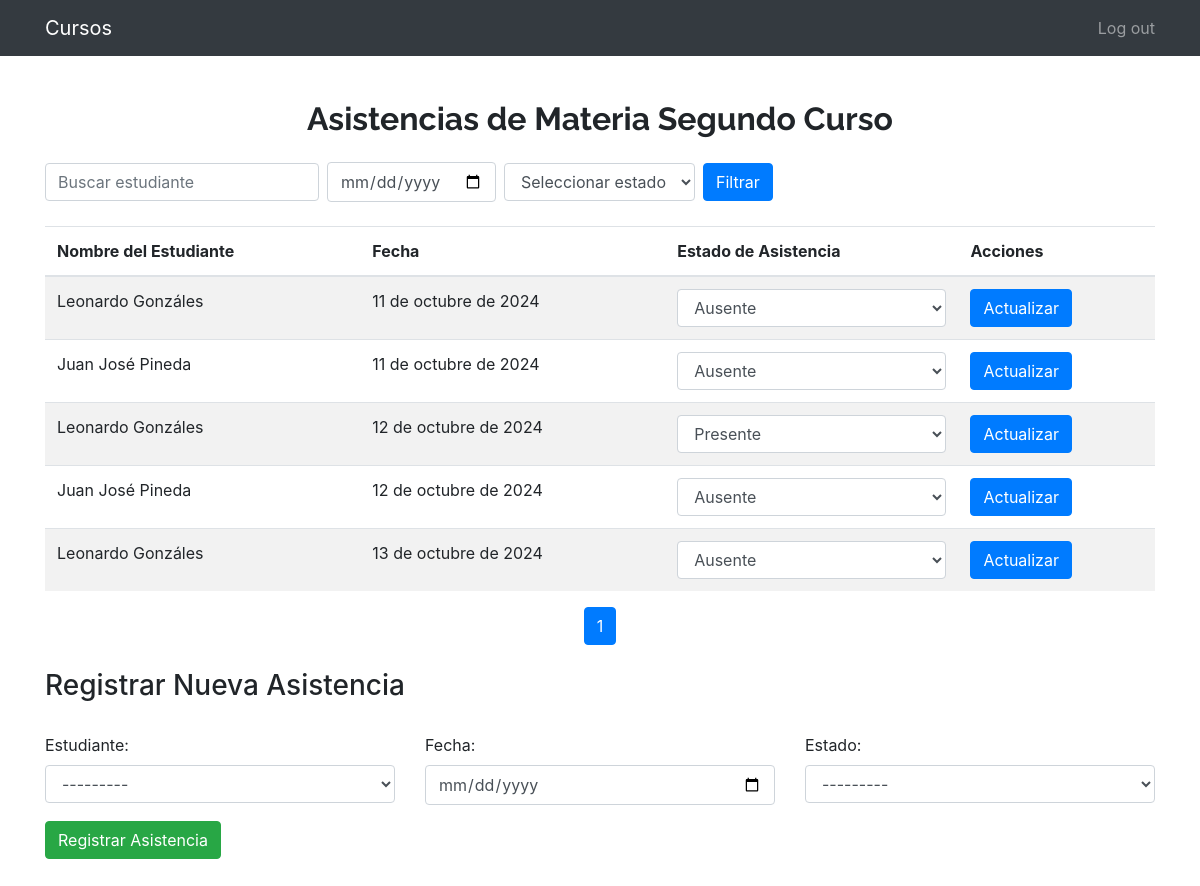
The page /asistencia/cursos/NS0810/estudiantes/ (signed in) on the database its author committed.
### cursos/models.py (models this page shows, shortened)
class Base(models.Model):
    created = models.DateTimeField(auto_now_add=True)
    updated = models.DateTimeField(auto_now=True)
    class Meta:
        abstract = True

class Curso(Base):
    codigo_curso = models.CharField(max_length=20, unique=True)
    nombre_curso = models.CharField(max_length=100)
    class Meta:
        ordering = ["created"]

class Asistencia(Base):
    ESTADO_CHOICES = [("P", "Presente"), ("A", "Ausente")]
    estudiante = models.ForeignKey(
        Estudiante, on_delete=models.CASCADE, related_name="asistencias"
    )
    fecha = models.DateField()
    estado_asistencia = models.CharField(max_length=1, choices=ESTADO_CHOICES)
    class Meta:
        ordering = ["fecha"]

class Estudiante(Base):
    id_estudiante = models.CharField(max_length=20, unique=True)
    nombre = models.CharField(max_length=100)
    curso = models.ForeignKey(Curso, on_delete=models.CASCADE, related_name="estudiantes")
    def __str__(self):
        return self.nombre
    class Meta:
        ordering = ["created"]

### cursos/views.py (the view, shortened to what this page needs)
@method_decorator(login_required, name="dispatch")
class CursoDetailView(DetailView):
    model = Curso
    template_name = "cursos/curso_detail.html"
    context_object_name = "curso"
    def get_object(self):
        codigo_curso = self.kwargs["codigo_curso"]
        return get_object_or_404(Curso, codigo_curso=codigo_curso)
    def get_context_data(self, **kwargs):
        context = super().get_context_data(**kwargs)
        search_query = self.request.GET.get("q", "")
        date_filter = self.request.GET.get("date", "")
        estado_filter = self.request.GET.get("estado", "")
        asistencias = Asistencia.objects.filter(estudiante__curso=self.object)
        if search_query:
            asistencias = asistencias.filter(estudiante__nombre__icontains=search_query)
        if date_filter:
            asistencias = asistencias.filter(fecha=date_filter)
        if estado_filter:
            asistencias = asistencias.filter(estado_asistencia=estado_filter)
        paginator = Paginator(asistencias, 10)
        page = self.request.GET.get("page")
        try:
            asistencias_paginadas = paginator.page(page)
        except PageNotAnInteger:
            asistencias_paginadas = paginator.page(1)
        except EmptyPage:
            asistencias_paginadas = paginator.page(paginator.num_pages)
        context["asistencias"] = asistencias_paginadas
        context["form"] = AsistenciaForm(curso=self.object)
        context["paginator"] = paginator
        return context

### cursos/forms.py (shortened to what this page needs)
class AsistenciaForm(forms.ModelForm):
    class Meta:
        model = Asistencia
        fields = ["estudiante", "fecha", "estado_asistencia"]
        widgets = {
            "fecha": forms.DateInput(attrs={"type": "date", "class": "form-control"}),
            "estudiante": forms.Select(attrs={"class": "form-control"}),
            "estado_asistencia": forms.Select(attrs={"class": "form-control"}),
        }
    def __init__(self, *args, **kwargs):
        curso = kwargs.pop("curso", None)
        super().__init__(*args, **kwargs)
        if curso:
            self.fields["estudiante"].queryset = Estudiante.objects.filter(curso=curso)

### cursos/templates/cursos/curso_detail.html (shortened to what this page needs)
{% extends 'core/base.html' %}
{% block content %}
<main role="main">
    <div class="container">
        <h2 class="text-center my-4">Asistencias de {{ curso.nombre_curso }}</h2>
        <form method="get" class="form-inline mb-4">
            <input type="text" name="q" class="form-control mr-2" placeholder="Buscar estudiante" value="{{ request.GET.q }}">
            <input type="date" name="date" class="form-control mr-2" value="{{ request.GET.date }}">
            <select name="estado" class="form-control mr-2">
                <option value="">Seleccionar estado</option>
            </select>
            <button type="submit" class="btn btn-primary">Filtrar</button>
        </form>
        <table class="table table-striped">
            <thead>
                <tr>
                    <th>Nombre del Estudiante</th>
                    <th>Fecha</th>
                    <th>Estado de Asistencia</th>
                    <th>Acciones</th>
                </tr>
            </thead>
            <tbody>
                {% for asistencia in asistencias %}
                    <tr>
                        <td>{{ asistencia.estudiante.nombre }}</td>
                        <td>{{ asistencia.fecha }}</td>
                        <td>
                            <form method="post" action="{% url 'cursos:curso' curso.codigo_curso %}">
                                <select name="estado_asistencia" class="form-control">
                                    <option value="P" {% if asistencia.estado_asistencia == 'P' %}selected{% endif %}>Presente</option>
                                    <option value="A" {% if asistencia.estado_asistencia == 'A' %}selected{% endif %}>Ausente</option>
                                </select>
                        </td>
                        <td>
                            <button type="submit" class="btn btn-primary">Actualizar</button>
                        </td>
                    </tr>
                {% empty %}
                    <tr>
                        <td colspan="4">No hay estudiantes o asistencias registradas con estos criterios.</td>
                    </tr>
                {% endfor %}
            </tbody>
        </table>
        <nav aria-label="Paginación">
            <ul class="pagination justify-content-center">
                {% for num in asistencias.paginator.page_range %}
                    <li class="page-item {% if asistencias.number == num %}active{% endif %}">
                        <a class="page-link" href="?page={{ num }}">{{ num }}</a>
                    </li>
                {% endfor %}
            </ul>
        </nav>
        <h3 class="mt-4">Registrar Nueva Asistencia</h3>
        <form method="post" action="{% url 'cursos:curso' curso.codigo_curso %}" class="mb-4">
            <div class="row">
                <div class="form-group col-md-4 mb-3">
                    <label for="id_estudiante">Estudiante:</label>
                    {{ form.estudiante }}
                </div>
                <div class="form-group col-md-4 mb-3">
                    <label for="id_fecha">Fecha:</label>
                    {{ form.fecha }}
                </div>
                <div class="form-group col-md-4 mb-3">
                    <label for="id_estado_asistencia">Estado:</label>
                    {{ form.estado_asistencia }}
                </div>
            </div>
            <button type="submit" class="btn btn-success">Registrar Asistencia</button>
        </form>
    </div>
</main>
{% endblock %}

### core/templates/core/base.html (shortened to what this page needs)
<!DOCTYPE html>
<html lang="es">
  <head>
    {% load static i18n %}
    <link href="{% static 'core/vendor/bootstrap/css/bootstrap.min.css' %}" rel="stylesheet">
    <link href="{% static 'core/vendor/font-awesome/css/font-awesome.min.css' %}" rel="stylesheet" type="text/css">
    <link href="{% static 'core/css/main.css' %}" rel="stylesheet">
  </head>
  <body>
    <body>
      <nav class="navbar navbar-expand-lg navbar-dark bg-dark">
        <div class="container">
          <a class="navbar-brand" href="{% url 'cursos:cursos' %}">Cursos</a>
          <div class="collapse navbar-collapse" id="ned">
            <ul class="navbar-nav">
              <li class="nav-item">
                <form id="logout-form" method="post" action="{% url 'logout' %}">
                  <button class="nav-link btn btn-link" type="submit" style="padding: 0; border: none; cursor: pointer;">
                    {% trans "Log out" %}
                  </button>
                </form>
              </li>
            </ul>
          </div>
        </div>
      </nav>
      {% block content %}{% endblock %}
  </body>
</html>

### core/static/core/css/main.css (style rules this page uses)
main { padding-top: 20px; }
:root { --jumbotron-padding-y: 3rem; }
h2 { font-family: 'Raleway', sans-serif; font-weight: 700; }
.row { margin-top: 30px; }

### rows shown on the page
Curso: nombre_curso "Materia Segundo Curso"
Asistencia: estudiante.nombre "Leonardo Gonzáles", fecha "11 de octubre de 2024", estado_asistencia "Ausente"
Asistencia: estudiante.nombre "Juan José Pineda", fecha "11 de octubre de 2024", estado_asistencia "Ausente"
Asistencia: estudiante.nombre "Leonardo Gonzáles", fecha "12 de octubre de 2024", estado_asistencia "Presente"
Asistencia: estudiante.nombre "Juan José Pineda", fecha "12 de octubre de 2024", estado_asistencia "Ausente"
Asistencia: estudiante.nombre "Leonardo Gonzáles", fecha "13 de octubre de 2024", estado_asistencia "Ausente"

### other values the page prints
{{ num }} "1"
